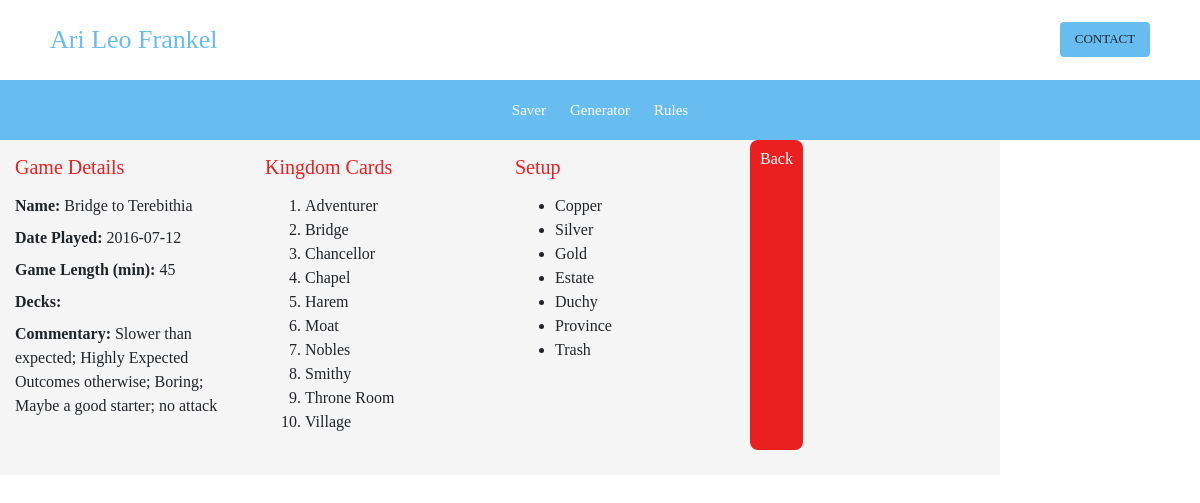
Screenshot of /read.php?id=2 with the database file from the repository.
### tables this page shows
CREATE TABLE `savored_games` (
  `id` int(11) NOT NULL,
  `name` varchar(100) NOT NULL,
  `date_played` date NOT NULL,
  `game_length` int(11) NOT NULL,
  `winner` varchar(200) DEFAULT NULL,
  `commentary` varchar(2000) DEFAULT NULL,
  `game_cards` varchar(1000) NOT NULL
);

### inc/cards.php (called while the page is built, shortened)
<?php
function array_sort($array, $on='name', $order=SORT_ASC){
    $new_array = array();
    $sortable_array = array();
    if (count($array) > 0) {
        foreach ($array as $k => $v) {
            if (is_array($v)) {
                foreach ($v as $k2 => $v2) {
                    if ($k2 == $on) {
                        $sortable_array[$k] = $v2;
                    }
                }
            } else {
                $sortable_array[$k] = $v;
            }
        }
        switch ($order) {
            case SORT_ASC:
                asort($sortable_array);
            break;
        }
        foreach ($sortable_array as $k => $v) {
            $new_array[$k] = $array[$k];
        }
    }
    return $new_array;
}

### read.php (the view, shortened to what this page needs)
<?php
    include("inc/cards.php");
    $id = null;
    if ( !empty($_GET['id'])) {
        $id = $_REQUEST['id'];
    }
    if ( null==$id ) {
        header("Location: saver.php");
    } else {
        $pdo = Database::connect();
        $pdo -> setAttribute(PDO::ATTR_ERRMODE, PDO::ERRMODE_EXCEPTION);
        $sql = "SELECT * FROM savored_games where id = ?";
        $q = $pdo->prepare($sql);
        $q -> execute(array($id));
        $data = $q->fetch(PDO::FETCH_ASSOC);
        $game_cards = unserialize($data['game_cards']); $game_cards = array_sort($game_cards);
      }
include("inc/header.php");
?>
<div class="content__read col-sm-10 col-sm-offset-1">
  <div class="row">
          <div class="col-sm-3 offset1">
            <h5 class="margin-top-bot">Game Details</h5>
              <label class="control-label"><strong>Name: </strong><?php echo $data['name'];?></label><br>
              <label class="control-label"><strong>Date Played: </strong><?php echo $data['date_played'];?></label><br>
              <label class="control-label"><strong>Game Length (min): </strong><?php echo $data['game_length'];?></label><br>
              <label class="control-label"><strong>Decks: </strong><?php echo $data['decks'];?></label><br>
              <label class="control-label"><strong>Commentary: </strong><?php echo $data['commentary'];?></label><br>
          </div>
          <div class="col-sm-3">
            <h5 class="margin-top-bot">Kingdom Cards</h5>
              <ol>
                 <?php foreach($game_cards as $game_card){
                  if($game_card != null){
                    echo "<li>".ucwords($game_card)."</li>";
                    }
                  }
                  ?>
              </ol>
          </div>
          <div class="col-sm-3">
            <h5 class="margin-top-bot">Setup</h5>
              <ul>
                <li>Copper</li>
                <li>Silver</li>
                <li>Gold</li>
                <li>Estate</li>
                <li>Duchy</li>
                <li>Province</li>
                <li>Trash</li>
    </ul>
  </div>
  <a class="linkButton button--back" href="saver.php">Back</a>
</div>
</div>
<?php include("inc/footer.php"); ?>

### main.css (style rules this page uses)
h1, h2, h3, h4, h5, h6, { font-family: 'montserrat'; line-height: 1em; margin: 0; }
body, p { font-family: 'proxima-nova'; }
.linkButton { font: 16px Avenir; text-decoration: none; color: #FFFFFF; padding: 10px; border-radius: 8px; cursor: pointer; border: none; }
.button--back { background-color: #EA1F1F; }
.content__card_selector, .content__generator, .content__read_generated, .content__saver, .content__rules, .content__game_assets, .content__read, .content__resume { font-family: Avenir; font-size: 16px; background-color: #F5F5F5; }
.content__read { padding-bottom: 25px; }
h3, h4, h5, h6 { color: #EA1F1F; font-family: Avenir; margin: 0 auto; }
.margin-top-bot { margin-top: 15px; margin-bottom: 15px; }
html, body { height: 100%; }

### rows the page displays
savored_games: name "Bridge to Terebithia", date_played "2016-07-12", game_length "45", commentary "Slower than expected; Highly Expected Outcomes otherwise; Boring; Maybe a good starter; no attack", game_cards "Adventurer", game_cards "Bridge", game_cards "Chancellor", game_cards "Chapel", game_cards "Harem", game_cards "Moat", game_cards "Nobles", game_cards "Smithy", game_cards "Throne Room", game_cards "Village"
